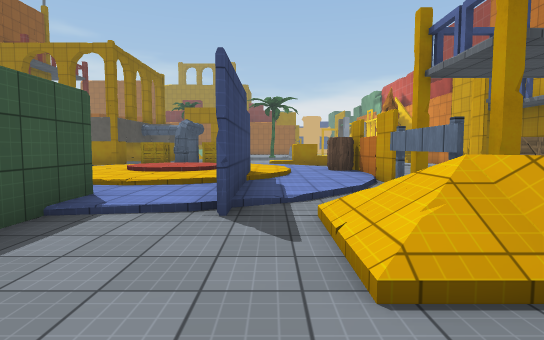
[1] (above)

24 first-person views from a walk through a scene from a Unity 3-D project. The camera is 1.4 m above the floor, tilts 4° down and sees 80° across. Doors are open. The floor is counted in squares, 1.88 m on a side. Each view is taken from the middle of a square. On the plan, view 1 faces up. The plan holds only what a view shows up to about 11 squares ahead; the rest is blank. The place goes on beyond the plan. The player is left out. Some surface patterns are stand-ins.

[2]
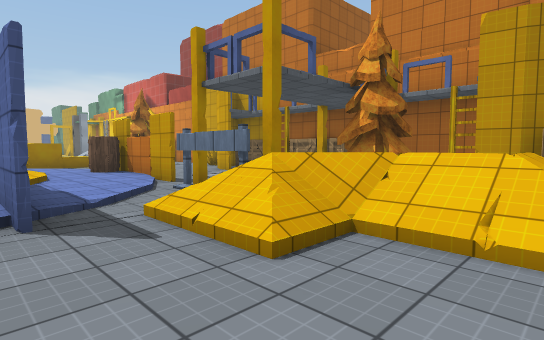

[3]
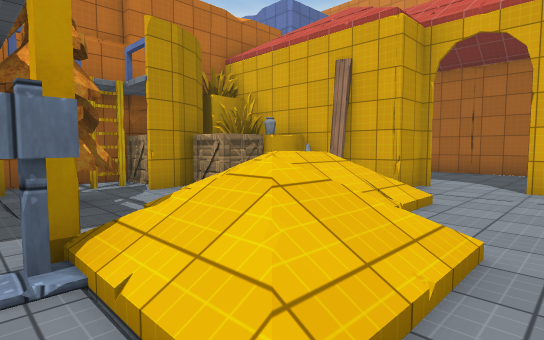

[4]
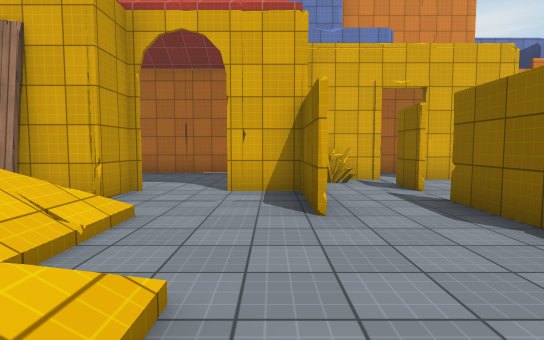

[5]
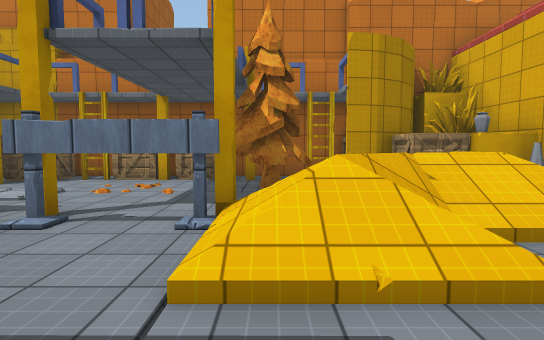

[6]
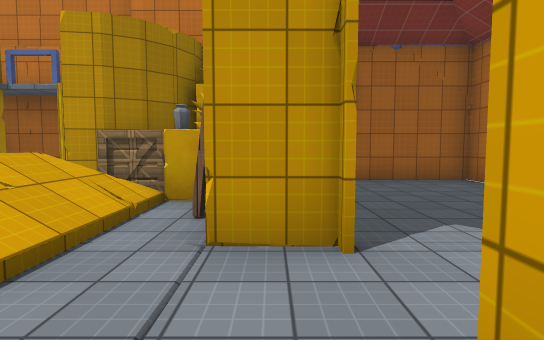

[7]
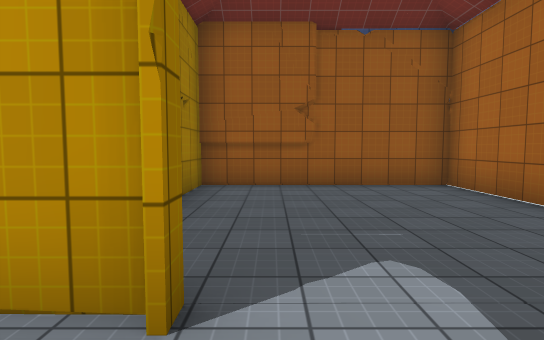

[8]
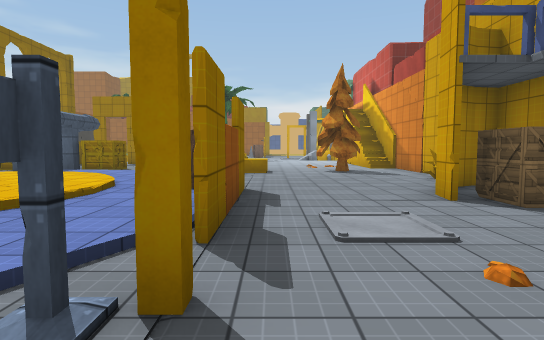

[9]
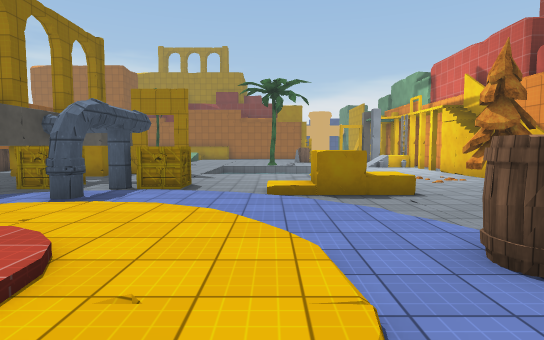

[10]
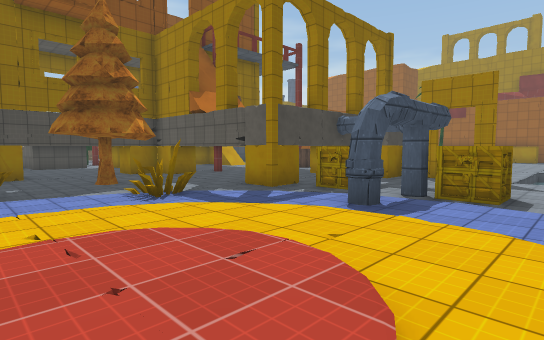

[11]
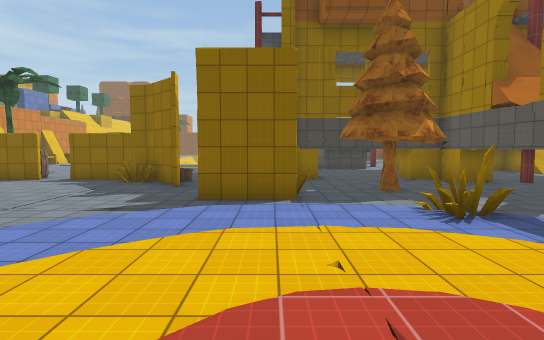

[12]
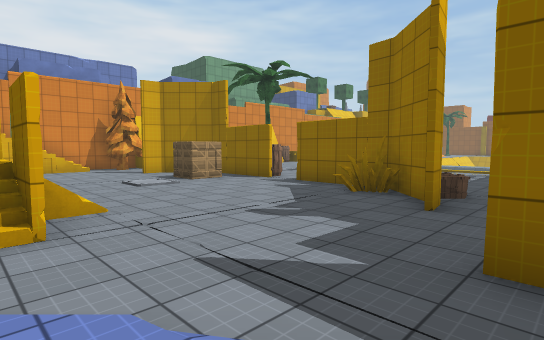

[13]
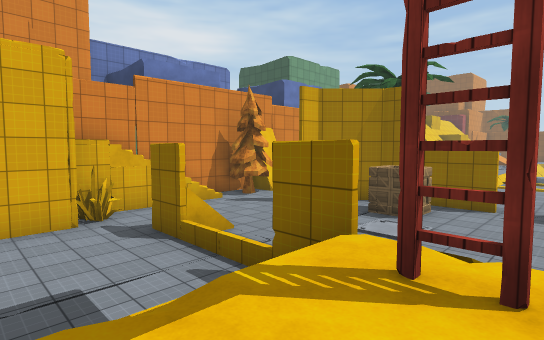

[14]
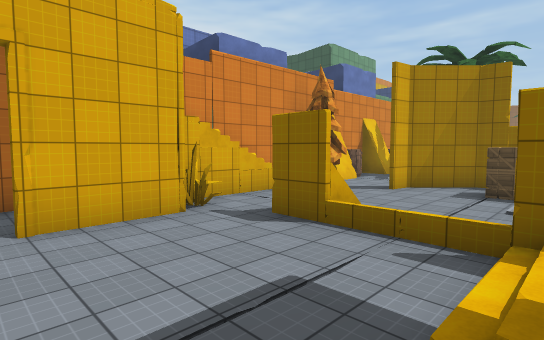

[15]
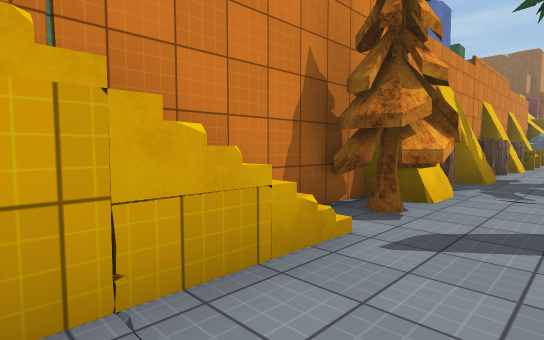

[16]
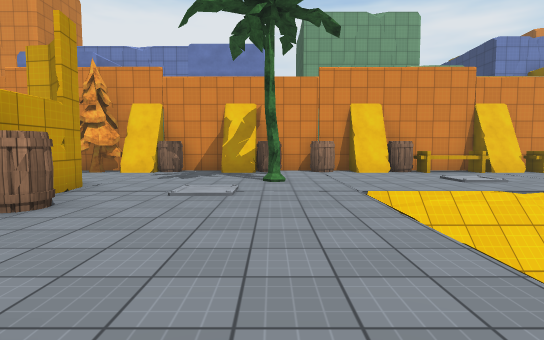

[17]
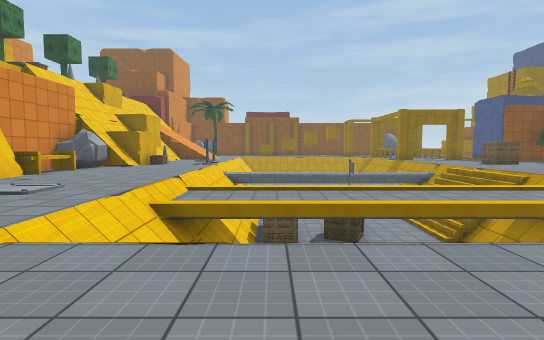

[18]
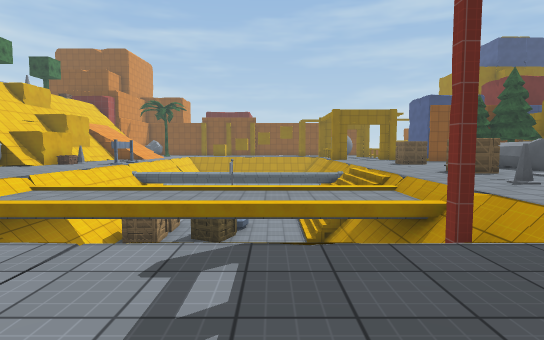

[19]
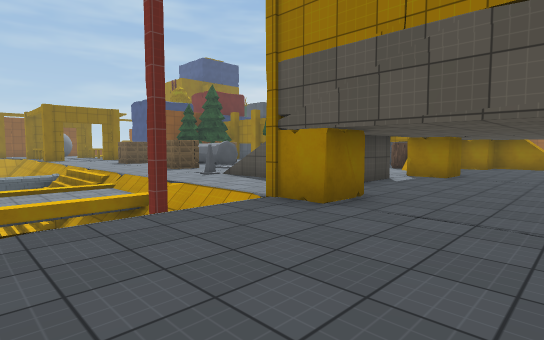

[20]
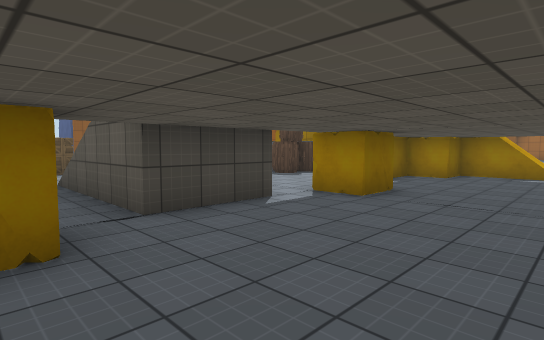

[21]
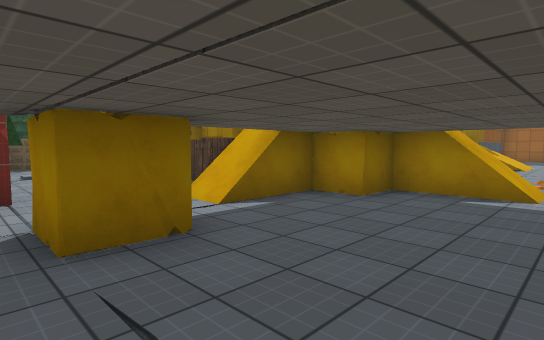

[22]
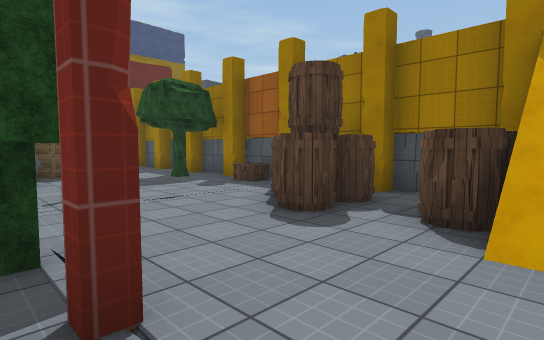

[23]
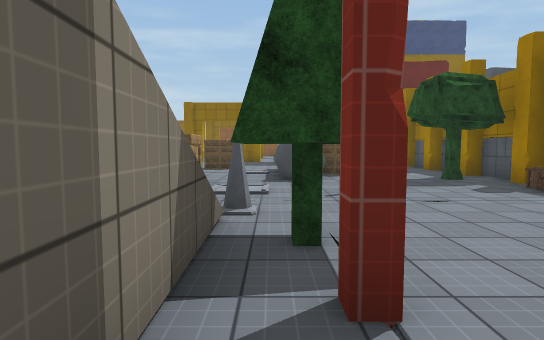

[24]
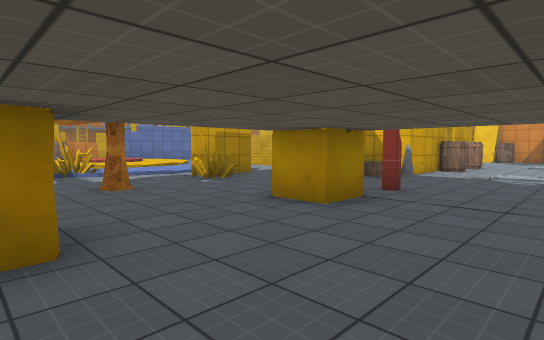

### Floor plan
Key: @ floor where view 1 was taken; # wall or solid block; . main floor; : floor 0.25 m higher than the main floor; + floor 0.5 m higher than the main floor; - floor 0.5 m lower than the main floor; _ floor 0.75 m lower than the main floor; * floor 1.25 m higher than the main floor; < floor 3.75 m lower than the main floor; / step, stairs or slope; = window, fence, low wall or low ledge; ^ raised ledge; v drop or lower ground; B barrel; C crate; A barrier; L ladder; T tree; N cone; P plank; S vase; H thing the floor can be seen under or through; M palm tree; O other object.
Columns run from 26 left of view 1 to 8 right of it. Each row starts with its distance up from view 1.
 18 OOOO O.O/O...       O.. ....   ../
 17 T....B.B/.....      ... ....   ../
 16 .....B../.....#.  ..... ....  .../O
 15 ../O.................C.OC..  ..T..O
 14 O.//.....O...OO....O..O.../OOO.T..#
 13 O.//NOO......O.......//O://.......#
 12 ..//./   .........../:/::/:/......
 11 .CC../// #......O..O::/++/::/....O
 10 ....N..............///++++///...##
  9 ..../....O...O#....::++++++:B...CC
  8 /////-/#/....##..O./:++++++:#=..CC#
  7 ///__-// .....  .#.///+++#/:#...LC#
  6 ///__/   ........../::/++#::/....C#
  5 <<<__    ....NO#..../: ::#:/A....C#
  4 OC<__    .....O......   ##/.A.....#
  3 OC<__    /....#....#/   #../#/.T.##
  2 <<<__   /....B#..../L *OO..///..L##
  1 OOC__   /........../    ....///.CC#
  0 ///__   /....B#....#// /H.@.///C#C
 -1 /////O///.....#C....... HH...NPS
 -2 .....//.......#.........HH...##...#
 -3 .....//...M...##...#...#.H#.......#
 -4 ..... /..................# .......#
 -5 ...............T....###.## .......#
 -6  ^^#^^B#B.B#.B#TT###  ..   .......#
 -7 ### v###################   ########

Where each view was taken, in squares from view 1:
view 1: 0 up, 0 right, facing up
view 2: 0 up, 1 left, facing up-right
view 3: 4 up, 0 right, facing down-right
view 4: 3 up, 0 right, facing down
view 5: 3 up, 1 left, facing right
view 6: 2 down, 0 right, facing right
view 7: 3 down, 1 right, facing right
view 8: 4 up, 3 right, facing up
view 9: 7 up, 0 right, facing up
view 10: 8 up, 1 left, facing up-left
view 11: 8 up, 2 left, facing left
view 12: 7 up, 6 left, facing down-left
view 13: 2 up, 4 left, facing down-left
view 14: 0 up, 3 left, facing down-left
view 15: 4 down, 7 left, facing down-left
view 16: 4 up, 16 left, facing down
view 17: 1 up, 15 left, facing left
view 18: 5 up, 15 left, facing left
view 19: 5 up, 14 left, facing up-left
view 20: 9 up, 14 left, facing up-left
view 21: 13 up, 14 left, facing up-left
view 22: 13 up, 18 left, facing up-left
view 23: 13 up, 18 left, facing left
view 24: 13 up, 16 left, facing down-right
